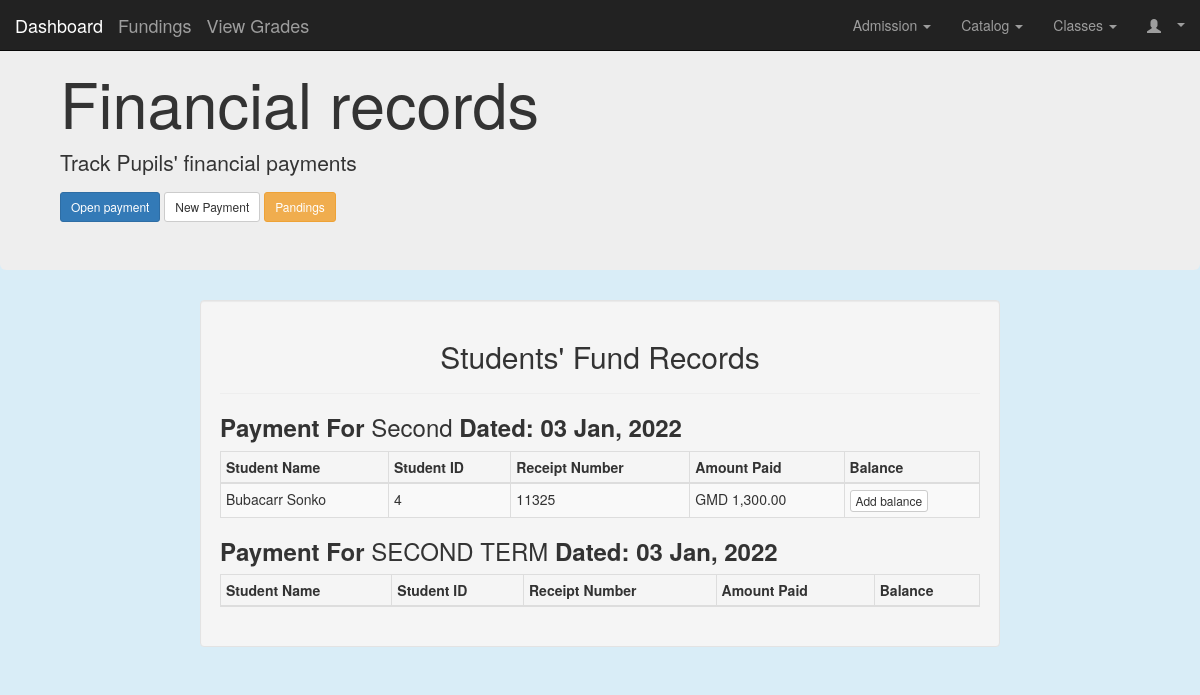
The page /app/admin/funding.php (signed in) on the database its author committed.
### tables this page shows
CREATE TABLE `payment_records` (
  `record_id` int(11) NOT NULL,
  `pay_type` varchar(25) NOT NULL,
  `pay_date` varchar(25) NOT NULL,
  `open_status` tinyint(4) NOT NULL DEFAULT 0
);

CREATE TABLE `termly_paid_records` (
  `paid_id` int(11) NOT NULL,
  `student_id` int(11) NOT NULL,
  `receipt_no` varchar(25) NOT NULL,
  `amount_paid` varchar(10) NOT NULL,
  `date_paid` varchar(25) NOT NULL,
  `term_paid` int(11) NOT NULL,
  `comp_status` varchar(10) NOT NULL
);

CREATE TABLE `users` (
  `user_id` int(11) NOT NULL,
  `full_name` varchar(100) NOT NULL,
  `email` varchar(100) NOT NULL,
  `user_name` varchar(150) NOT NULL,
  `password` varchar(200) NOT NULL,
  `user_role` varchar(75) DEFAULT NULL,
  `gender` varchar(10) DEFAULT NULL,
  `tele` varchar(50) DEFAULT NULL,
  `mobile` varchar(50) DEFAULT NULL,
  `stud_parent_name` varchar(50) DEFAULT NULL,
  `address` varchar(15) DEFAULT NULL,
  `pschool` varchar(50) DEFAULT NULL,
  `eth` varchar(15) DEFAULT NULL,
  `date_of_birth` varchar(50) DEFAULT NULL,
  `stud_place_birth` varchar(100) DEFAULT NULL,
  `file_one` text DEFAULT NULL,
  `file_2` text DEFAULT NULL,
  `last_login` timestamp NULL DEFAULT NULL ON UPDATE current_timestamp(),
  `join_date` timestamp NULL DEFAULT current_timestamp(),
  `change_password` tinyint(4) NOT NULL DEFAULT 0,
  `status` tinyint(4) NOT NULL DEFAULT 0,
  `permission` tinyint(4) NOT NULL DEFAULT 1,
  `deleted` tinyint(4) NOT NULL DEFAULT 0
);

### core/helpers/func.php (called while the page is built, shortened)
<?php
function time_format($date)
{
    return date("d M, Y", strtotime($date));
}
function num_style($data)
{
    return 'GMD ' . number_format($data, 2, '.', ',');
}

### app/admin/funding.php (the view, shortened to what this page needs)
<?php
require_once $_SERVER['DOCUMENT_ROOT'] . '/schoolApp/core/connection/init.php';
include(ROOT . DS . "app" . DS . "components" . DS . "admin_nav.php");
$pay_record = $db->query("SELECT * FROM `payment_records`");
$record_paid = $db->query("SELECT * FROM termly_paid_records tr, users u, enroll_student es, payment_records pr WHERE tr.student_id = es.user_id AND es.applied_id = u.user_id");
?>
<div class="container-fluid">
    <div class="row">
        <div class="jumbotron">
            <h1>Financial records</h1>
            <p>Track Pupils' financial payments</p>
            <a class="btn btn-primary btn-sm" href="#" data-toggle="modal" data-target="#openPayment">Open payment</a>
            <a class="btn btn-default btn-sm" href="#" data-toggle="modal" data-target="#newPayment">New Payment</a>
            <a class="btn btn-warning btn-sm" href="#" role="button">Pandings</a>
        </div>
        <div class="col-xs-10 col-xs-offset-1 col-sm-10 col-md-8 col-md-offset-2 well">
            <h2 class="text-center">Students' Fund Records</h2>
            <hr>
            <?php while ($pay_records = mysqli_fetch_assoc($pay_record)) :
            ?>
                <h3><strong>Payment For </strong><?= $pay_records['pay_type'] ?><strong> Dated: <?= time_format($pay_records['pay_date']) ?></strong></h3>
                <table class="table table-striped table-hover table-condensed table-bordered">
                    <thead>
                        <th>Student Name</th>
                        <th>Student ID</th>
                        <th>Receipt Number</th>
                        <th>Amount Paid</th>
                        <th>Balance</th>
                    </thead>
                    <tbody>
                        <?php while ($recorded = mysqli_fetch_assoc($record_paid)) : ?>
                            <?php if ($recorded['term_paid'] == $recorded['record_id']) : ?>
                                <tr>
                                    <td><?= $recorded['full_name'] ?></td>
                                    <td><?= $recorded['student_id'] ?></td>
                                    <td><?= $recorded['receipt_no'] ?></td>
                                    <td>
                                        <?= num_style($recorded['amount_paid']) ?>
                                    </td>
                                    <td>
                                        <?php if ($recorded['comp_status'] == '2') : ?>
                                            <a href="pending.php?pending=<?= $recorded['paid_id'] ?>" class="btn btn-xs btn-default">Add balance</a>
                                        <?php else : ?>
                                            <p>Completed</p>
                                        <?php endif; ?>
                                    </td>
                                </tr>
                            <?php break;
                            endif; ?>
                        <?php endwhile; ?>
                    </tbody>
                </table>
            <?php endwhile; ?>
        </div>
    </div>
</div>
<?php require_once(ROOT . DS . "core" . DS . "resource" . DS . "script.php");

### rows shown on the page
payment_records: pay_type "Second", pay_date "03 Jan, 2022"
termly_paid_records: users.full_name "Bubacarr Sonko", student "4", receipt_no "11325", amount_paid "GMD 1,300.00"
payment_records: pay_type "SECOND TERM", pay_date "03 Jan, 2022"
